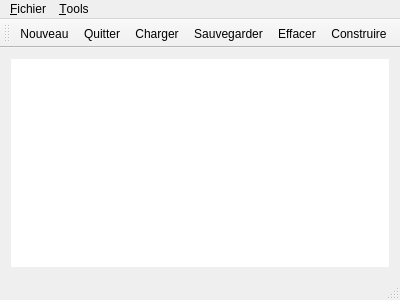
<?xml version="1.0" encoding="UTF-8"?>
<ui version="4.0">
 <class>BzMainWindow</class>
 <widget class="QMainWindow" name="BzMainWindow">
  <property name="geometry">
   <rect>
    <x>0</x>
    <y>0</y>
    <width>400</width>
    <height>300</height>
   </rect>
  </property>
  <property name="windowTitle">
   <string>BzMainWindow</string>
  </property>
  <widget class="QWidget" name="centralWidget">
   <layout class="QGridLayout" name="gridLayout">
    <item row="0" column="0">
     <widget class="BzView" name="View" native="true">
      <property name="palette">
       <palette>
        <active>
         <colorrole role="Base">
          <brush brushstyle="SolidPattern">
           <color alpha="255">
            <red>255</red>
            <green>255</green>
            <blue>255</blue>
           </color>
          </brush>
         </colorrole>
         <colorrole role="Window">
          <brush brushstyle="SolidPattern">
           <color alpha="255">
            <red>255</red>
            <green>255</green>
            <blue>255</blue>
           </color>
          </brush>
         </colorrole>
        </active>
        <inactive>
         <colorrole role="Base">
          <brush brushstyle="SolidPattern">
           <color alpha="255">
            <red>255</red>
            <green>255</green>
            <blue>255</blue>
           </color>
          </brush>
         </colorrole>
         <colorrole role="Window">
          <brush brushstyle="SolidPattern">
           <color alpha="255">
            <red>255</red>
            <green>255</green>
            <blue>255</blue>
           </color>
          </brush>
         </colorrole>
        </inactive>
        <disabled>
         <colorrole role="Base">
          <brush brushstyle="SolidPattern">
           <color alpha="255">
            <red>255</red>
            <green>255</green>
            <blue>255</blue>
           </color>
          </brush>
         </colorrole>
         <colorrole role="Window">
          <brush brushstyle="SolidPattern">
           <color alpha="255">
            <red>255</red>
            <green>255</green>
            <blue>255</blue>
           </color>
          </brush>
         </colorrole>
        </disabled>
       </palette>
      </property>
      <property name="cursor">
       <cursorShape>CrossCursor</cursorShape>
      </property>
      <property name="autoFillBackground">
       <bool>true</bool>
      </property>
     </widget>
    </item>
   </layout>
  </widget>
  <widget class="QMenuBar" name="menuBar">
   <property name="geometry">
    <rect>
     <x>0</x>
     <y>0</y>
     <width>400</width>
     <height>22</height>
    </rect>
   </property>
   <widget class="QMenu" name="menu_Fichier">
    <property name="title">
     <string>&amp;Fichier</string>
    </property>
    <addaction name="action_Nouveau"/>
    <addaction name="action_Charger"/>
    <addaction name="action_Sauvegarder"/>
    <addaction name="action_Quitter"/>
   </widget>
   <widget class="QMenu" name="menu_Tools">
    <property name="title">
     <string>&amp;Tools</string>
    </property>
    <addaction name="action_Effacer"/>
    <addaction name="action_Construire"/>
   </widget>
   <addaction name="menu_Fichier"/>
   <addaction name="menu_Tools"/>
  </widget>
  <widget class="QToolBar" name="mainToolBar">
   <attribute name="toolBarArea">
    <enum>TopToolBarArea</enum>
   </attribute>
   <attribute name="toolBarBreak">
    <bool>false</bool>
   </attribute>
   <addaction name="action_Nouveau"/>
   <addaction name="action_Quitter"/>
   <addaction name="action_Charger"/>
   <addaction name="action_Sauvegarder"/>
   <addaction name="action_Effacer"/>
   <addaction name="action_Construire"/>
  </widget>
  <widget class="QStatusBar" name="statusBar"/>
  <action name="action_Nouveau">
   <property name="icon">
    <iconset resource="bzmainwindows.qrc">
     <normaloff>:/icones/images/new.png</normaloff>:/icones/images/new.png</iconset>
   </property>
   <property name="text">
    <string>&amp;Nouveau</string>
   </property>
  </action>
  <action name="action_Quitter">
   <property name="icon">
    <iconset resource="bzmainwindows.qrc">
     <normaloff>:/icones/images/Quit.png</normaloff>:/icones/images/Quit.png</iconset>
   </property>
   <property name="text">
    <string>&amp;Quitter</string>
   </property>
   <property name="shortcut">
    <string>Shift+Q</string>
   </property>
  </action>
  <action name="action_Charger">
   <property name="icon">
    <iconset resource="bzmainwindows.qrc">
     <normaloff>:/icones/images/open.png</normaloff>:/icones/images/open.png</iconset>
   </property>
   <property name="text">
    <string>&amp;Charger</string>
   </property>
  </action>
  <action name="action_Sauvegarder">
   <property name="icon">
    <iconset resource="bzmainwindows.qrc">
     <normaloff>:/icones/images/save.png</normaloff>:/icones/images/save.png</iconset>
   </property>
   <property name="text">
    <string>&amp;Sauvegarder</string>
   </property>
  </action>
  <action name="action_Effacer">
   <property name="icon">
    <iconset resource="bzmainwindows.qrc">
     <normaloff>:/icones/images/Redo.png</normaloff>:/icones/images/Redo.png</iconset>
   </property>
   <property name="text">
    <string>&amp;Effacer</string>
   </property>
  </action>
  <action name="action_Construire">
   <property name="icon">
    <iconset resource="bzmainwindows.qrc">
     <normaloff>:/icones/images/BezierConstruct.png</normaloff>:/icones/images/BezierConstruct.png</iconset>
   </property>
   <property name="text">
    <string>&amp;Construire</string>
   </property>
  </action>
 </widget>
 <layoutdefault spacing="6" margin="11"/>
 <customwidgets>
  <customwidget>
   <class>BzView</class>
   <extends>QWidget</extends>
   <header>bzview.h</header>
   <container>1</container>
   <slots>
    <slot>OnEffacer()</slot>
    <slot>OnConstruire(bool)</slot>
   </slots>
  </customwidget>
 </customwidgets>
 <resources>
  <include location="bzmainwindows.qrc"/>
 </resources>
 <connections>
  <connection>
   <sender>action_Effacer</sender>
   <signal>triggered()</signal>
   <receiver>View</receiver>
   <slot>OnEffacer()</slot>
   <hints>
    <hint type="sourcelabel">
     <x>-1</x>
     <y>-1</y>
    </hint>
    <hint type="destinationlabel">
     <x>199</x>
     <y>169</y>
    </hint>
   </hints>
  </connection>
  <connection>
   <sender>action_Construire</sender>
   <signal>toggled(bool)</signal>
   <receiver>View</receiver>
   <slot>OnConstruire(bool)</slot>
   <hints>
    <hint type="sourcelabel">
     <x>-1</x>
     <y>-1</y>
    </hint>
    <hint type="destinationlabel">
     <x>199</x>
     <y>169</y>
    </hint>
   </hints>
  </connection>
 </connections>
</ui>
